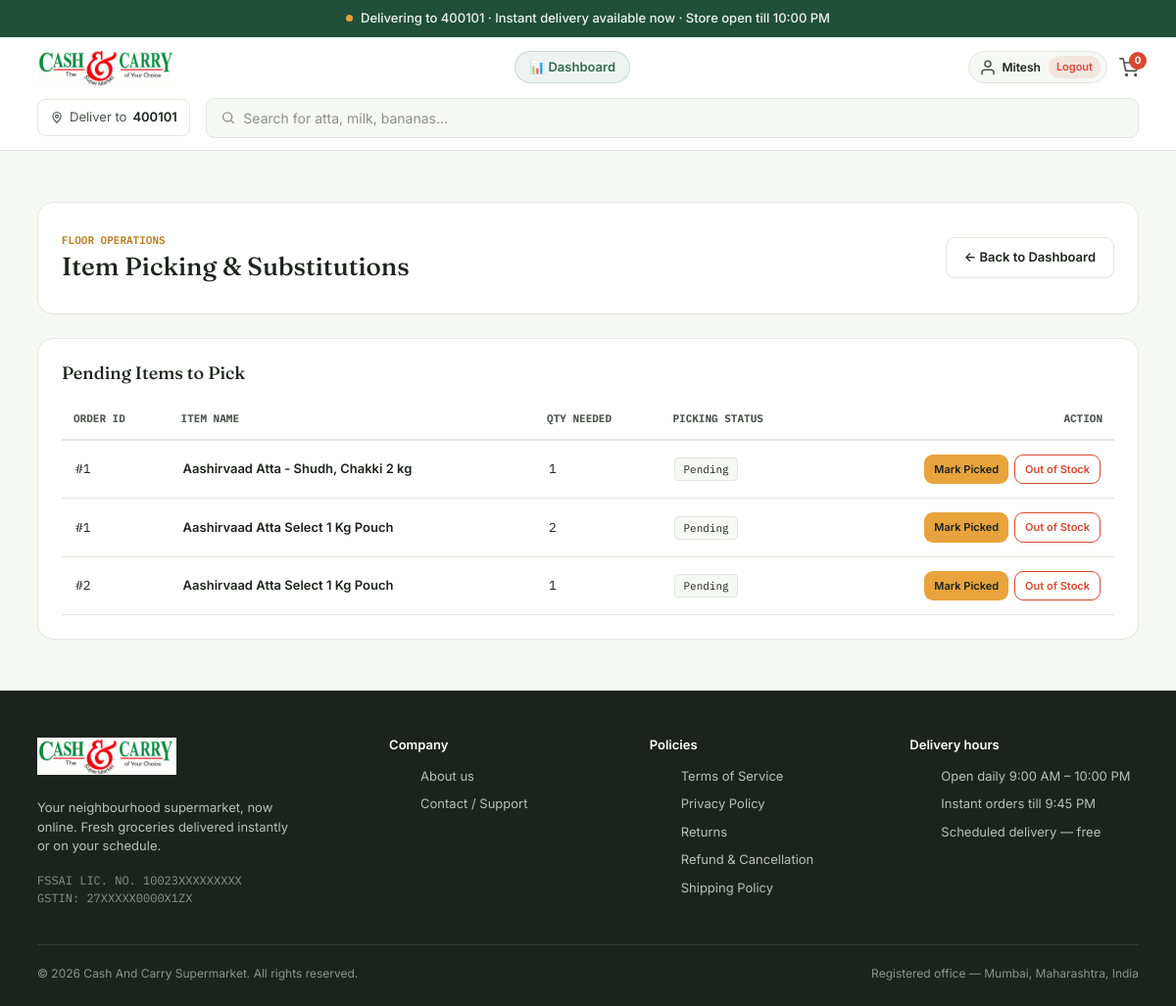
The page /manage/item-picking/ (signed in) on the database its author committed.
### store/models.py (models this page shows, shortened)
class User(AbstractUser):
    class Role(models.TextChoices):
        CUSTOMER = "customer", "Customer"
        EMPLOYEE = "employee", "Employee"
        MANAGER = "manager", "Manager"
        ADMIN = "admin", "Admin"
    role = models.CharField(max_length=20, choices=Role.choices, default=Role.CUSTOMER)
    phone = models.CharField(max_length=20, blank=True, null=True)

class OrderItem(models.Model):
    class FulfillmentStatus(models.TextChoices):
        PENDING = "pending", "Pending"
        PICKED = "picked", "Picked"
        OUT_OF_STOCK = "out_of_stock", "Out of Stock"
        SUBSTITUTED = "substituted", "Substituted"
    order = models.ForeignKey(Order, on_delete=models.CASCADE, related_name="items")
    product = models.ForeignKey(Product, on_delete=models.PROTECT)
    quantity = models.IntegerField()
    unit_price = models.DecimalField(max_digits=10, decimal_places=2)
    total_price = models.DecimalField(max_digits=10, decimal_places=2)
    fulfillment_status = models.CharField(
        max_length=20, choices=FulfillmentStatus.choices, default=FulfillmentStatus.PENDING
    )
    substituted_product = models.ForeignKey(
        Product, on_delete=models.SET_NULL, blank=True, null=True, related_name="substituted_in_items"
    )

class Order(models.Model):
    class DeliveryMode(models.TextChoices):
        INSTANT = "instant", "Instant Delivery (30 Mins)"
    class OrderStatus(models.TextChoices):
        PENDING_ACCEPTANCE = "pending_acceptance", "Pending Acceptance"
        ACCEPTED = "accepted", "Accepted"
        REJECTED = "rejected", "Rejected"
        PREPARING = "preparing", "Preparing"
        PACKED = "packed", "Packed"
        OUT_FOR_DELIVERY = "out_for_delivery", "Out for Delivery"
        DELIVERED = "delivered", "Delivered"
        CANCELLED = "cancelled", "Cancelled"
    class PickingStatus(models.TextChoices):
        UNPICKED = "unpicked", "Unpicked"
        PICKING = "picking", "Picking"
        PICKED = "picked", "Picked"
        PACKED = "packed", "Packed"
        OUT_FOR_DELIVERY = "out_for_delivery", "Out for Delivery"
        DELIVERED = "delivered", "Delivered"
    class PaymentStatus(models.TextChoices):
        PENDING = "pending", "Pending"
        PAID = "paid", "Paid"
        FAILED = "failed", "Failed"
        REFUNDED = "refunded", "Refunded"
        PARTIALLY_REFUNDED = "partially_refunded", "Partially Refunded"
    class PaymentMethod(models.TextChoices):
        COD = "COD", "Cash on Delivery"
        UPI = "UPI", "UPI / Online"
    user = models.ForeignKey(User, on_delete=models.PROTECT, related_name="orders")
    address = models.ForeignKey(Address, on_delete=models.PROTECT, related_name="orders")
    delivery_mode = models.CharField(
        max_length=20,
        choices=DeliveryMode.choices,
        default=DeliveryMode.INSTANT
    )
    payment_method = models.CharField(
        max_length=20,
        choices=PaymentMethod.choices,
        default=PaymentMethod.COD
    )
    scheduled_slot_start = models.DateTimeField(blank=True, null=True)
    scheduled_slot_end = models.DateTimeField(blank=True, null=True)
    delivery_fee = models.DecimalField(max_digits=10, decimal_places=2, default=0)
    subtotal = models.DecimalField(max_digits=10, decimal_places=2)
    discount = models.DecimalField(max_digits=10, decimal_places=2, default=0)
    total_amount = models.DecimalField(max_digits=10, decimal_places=2)
    payment_status = models.CharField(max_length=20, choices=PaymentStatus.choices, default=PaymentStatus.PENDING)
    order_status = models.CharField(
        max_length=25, choices=OrderStatus.choices, default=OrderStatus.PENDING_ACCEPTANCE
    )
    rejection_reason = models.CharField(max_length=255, blank=True, null=True)
    accepted_by = models.ForeignKey(
        User, on_delete=models.SET_NULL, blank=True, null=True, related_name="accepted_orders"
    )
    accepted_at = models.DateTimeField(blank=True, null=True)
    picking_status = models.CharField(
        max_length=20, choices=PickingStatus.choices, default=PickingStatus.UNPICKED
    )
    delivery_instructions = models.CharField(max_length=255, blank=True, null=True)
    created_at = models.DateTimeField(auto_now_add=True)

class Product(models.Model):
    category = models.ForeignKey(Category, on_delete=models.PROTECT, related_name="products")
    name = models.CharField(max_length=255)
    brand = models.CharField(max_length=100, blank=True, null=True)
    unit = models.CharField(max_length=50)  # e.g., '500g', '1 L', '1 Pack'
    price = models.DecimalField(max_digits=10, decimal_places=2)
    discounted_price = models.DecimalField(max_digits=10, decimal_places=2, blank=True, null=True)
    image = models.ImageField(upload_to='products/', blank=True, null=True)  # Local File Upload
    image_url = models.URLField(blank=True, null=True)                      # External URL
    description = models.TextField(blank=True, null=True)
    dietary_tags = models.JSONField(default=list, blank=True)

### store/views.py (the view, shortened to what this page needs)
# urls.py: path('manage/item-picking/', views.item_picking, name='item_picking'),
@login_required
def item_picking(request):
    if request.user.role not in ['employee', 'manager', 'admin', 'owner'] and not request.user.is_superuser:
        raise PermissionDenied
    order_items = OrderItem.objects.select_related('order', 'product').filter(fulfillment_status='pending')[:30]
    return render(request, 'item_picking.html', {'order_items': order_items})

### templates/item_picking.html (shortened to what this page needs)
{% extends 'base.html' %}
{% block content %}
<section class="section">
  <div class="wrap">
    <div style="background: var(--white); border: 1px solid var(--line); border-radius: 16px; padding: 24px; margin-bottom: 24px; display: flex; justify-content: space-between; align-items: center;">
      <div>
        <span class="mono" style="font-size: 11px; color: var(--turmeric-dark); font-weight: 600; text-transform: uppercase;">Floor Operations</span>
        <h1 class="display" style="font-size: 26px; color: var(--charcoal); margin-top: 2px;">Item Picking & Substitutions</h1>
      </div>
      <a href="{% url 'dashboard' %}" class="btn btn-secondary" style="font-size: 13px;">← Back to Dashboard</a>
    </div>
    <div style="background: var(--white); border: 1px solid var(--line); border-radius: 16px; padding: 24px;">
      <h2 class="display" style="font-size: 18px; margin-bottom: 16px;">Pending Items to Pick</h2>
      <table style="width: 100%; border-collapse: collapse; text-align: left; font-size: 13px;">
        <thead>
          <tr style="border-bottom: 2px solid var(--line); color: var(--charcoal-soft); text-transform: uppercase; font-size: 11px;" class="mono">
            <th style="padding: 12px;">Order ID</th>
            <th style="padding: 12px;">Item Name</th>
            <th style="padding: 12px;">Qty Needed</th>
            <th style="padding: 12px;">Picking Status</th>
            <th style="padding: 12px; text-align: right;">Action</th>
          </tr>
        </thead>
        <tbody>
          {% for item in order_items %}
          <tr style="border-bottom: 1px solid var(--line);">
            <td style="padding: 14px;" class="mono font-bold">#{{ item.order.id }}</td>
            <td style="padding: 14px; font-weight: 600;">{{ item.product.name }}</td>
            <td style="padding: 14px;" class="mono">{{ item.quantity }}</td>
            <td style="padding: 14px;">
              <span class="mono" style="font-size: 11px; background: var(--mist); border: 1px solid var(--line); padding: 4px 8px; border-radius: 4px;">
                {{ item.get_fulfillment_status_display }}
              </span>
            </td>
            <td style="padding: 14px; text-align: right;">
              <form method="post" style="display: inline-flex; gap: 6px;">
                <button type="submit" name="action" value="picked" class="btn btn-primary" style="padding: 6px 10px; font-size: 11px;">Mark Picked</button>
                <button type="submit" name="action" value="out_of_stock" class="btn btn-secondary" style="border-color: var(--chili); color: var(--chili); padding: 6px 10px; font-size: 11px;">Out of Stock</button>
              </form>
            </td>
          </tr>
          {% endfor %}
        </tbody>
      </table>
    </div>
  </div>
</section>
{% endblock %}

### templates/base.html (shortened to what this page needs)
{% load static %}
<!DOCTYPE html>
<html lang="en">
<head>
<link href="https://cdn.jsdelivr.net/npm/bootstrap@5.3.8/dist/css/bootstrap.min.css" rel="stylesheet">
</head>
<body>
  <div class="status-banner">
    <div class="wrap">
      <span class="status-dot"></span>
      Delivering to 400101 · Instant delivery available now · Store open till 10:00 PM
    </div>
  </div>
  <header>
    <div class="wrap header-container">
      <div class="header-top-row">
        <a class="navbar-brand d-flex align-items-center gap-2" href="{% url 'home' %}">
            <img src="{% static 'images/logo.png' %}" alt="CnC Supermarket" height="38" class="d-inline-block align-text-top">
        </a>
        <div class="header-center">
          {% if user.is_authenticated %}
            {% if user.role != 'customer' or user.is_staff or user.is_superuser %}
              <a href="{% url 'dashboard' %}" class="dashboard-link" title="Store Operations Dashboard">
                📊 Dashboard
              </a>
            {% endif %}
          {% endif %}
        </div>
        <div class="header-actions">
          {% if user.is_authenticated %}
            <div class="user-badge-pill">
              <a href="{% url 'profile' %}" class="icon-btn" title="{{ user.username }}'s Profile" aria-label="Profile">
                <svg width="18" height="18" viewBox="0 0 24 24" fill="none" stroke="currentColor" stroke-width="2" stroke-linecap="round" stroke-linejoin="round">
                  <path d="M20 21v-2a4 4 0 0 0-4-4H8a4 4 0 0 0-4 4v2"/>
                  <circle cx="12" cy="7" r="4"/>
                </svg>
                <span style="font-size: 12px; font-weight: 600; color: var(--charcoal);">{{ user.first_name|default:user.username }}</span>
              </a>
              <a href="{% url 'logout' %}" class="logout-btn-mini" title="Sign Out">
                Logout
              </a>
            </div>
          {% else %}
            <a href="{% url 'login' %}" class="btn btn-secondary" style="padding: 6px 12px; font-size: 12px;">Log In</a>
            <a href="{% url 'register' %}" class="btn btn-primary" style="padding: 6px 12px; font-size: 12px;">Register</a>
          {% endif %}
          <a href="{% url 'cart' %}" class="icon-btn" title="Shopping Cart" aria-label="Cart">
            <svg width="20" height="20" viewBox="0 0 24 24" fill="none" stroke="currentColor" stroke-width="2" stroke-linecap="round" stroke-linejoin="round">
              <circle cx="9" cy="21" r="1"/>
              <circle cx="20" cy="21" r="1"/>
              <path d="M1 1h4l2.68 13.39a2 2 0 0 0 2 1.61h9.72a2 2 0 0 0 2-1.61L23 6H6"/>
            </svg>
            <span id="cart-count" class="cart-count">
              {% if request.session.cart %}
                {{ request.session.cart.values|length }}
              {% else %}
                0
              {% endif %}
            </span>
          </a>
        </div>
      </div>
      <div class="header-bottom-row">
        <div class="location-pill">
          <svg width="14" height="14" viewBox="0 0 24 24" fill="none" stroke="currentColor" stroke-width="2"><path d="M12 21s-7-6.5-7-11a7 7 0 0 1 14 0c0 4.5-7 11-7 11z"/><circle cx="12" cy="10" r="2.5"/></svg>
          Deliver to <strong>400101</strong>
        </div>
        <div class="search-bar">
          <svg width="16" height="16" viewBox="0 0 24 24" fill="none" stroke="#8A9188" stroke-width="2"><circle cx="11" cy="11" r="7"/><path d="M21 21l-4.35-4.35"/></svg>
          <input type="text" placeholder="Search for atta, milk, bananas...">
        </div>
      </div>
    </div>
  </header>
  {% block content %}{% endblock %}
  <footer>
    <div class="wrap">
      <div class="footer-grid">
        <div>
          <a class="navbar-brand d-flex align-items-center gap-2" href="{% url 'home' %}">
            <img src="{% static 'images/logo.png' %}" alt="CnC Supermarket" height="38" class="d-inline-block align-text-top">
          </a>
          <br>
          <p class="footer-desc">Your neighbourhood supermarket, now online. Fresh groceries delivered instantly or on your schedule.</p>
          <div class="legal-line">FSSAI LIC. NO. 10023XXXXXXXXX</div>
          <div class="legal-line">GSTIN: 27XXXXX0000X1ZX</div>
        </div>
        <div>
          <h4>Company</h4>
          <ul>
            <li><a href="{% url 'about' %}">About us</a></li>
            <li><a href="{% url 'contact' %}">Contact / Support</a></li>
          </ul>
        </div>
        <div>
          <h4>Policies</h4>
          <ul>
            <li><a href="{% url 'terms' %}">Terms of Service</a></li>
            <li><a href="{% url 'privacy' %}">Privacy Policy</a></li>
            <li><a href="{% url 'returns' %}">Returns</a></li>
            <li><a href="{% url 'refunds_policy' %}">Refund &amp; Cancellation</a></li>
            <li><a href="{% url 'shipping_policy' %}">Shipping Policy</a></li>
          </ul>
        </div>
        <div>
          <h4>Delivery hours</h4>
          <ul>
            <li>Open daily 9:00 AM – 10:00 PM</li>
            <li>Instant orders till 9:45 PM</li>
            <li>Scheduled delivery — free</li>
          </ul>
        </div>
      </div>
      <div class="footer-bottom">
        <span>© 2026 Cash And Carry Supermarket. All rights reserved.</span>
        <span>Registered office — Mumbai, Maharashtra, India</span>
      </div>
    </div>
  </footer>
</body>
</html>

### rows shown on the page
User: first_name "Mitesh"
OrderItem: order.id "1", product.name "Aashirvaad Atta - Shudh, Chakki 2 kg", quantity "1", fulfillment_status "Pending"
OrderItem: order.id "1", product.name "Aashirvaad Atta Select 1 Kg Pouch", quantity "2", fulfillment_status "Pending"
OrderItem: order.id "2", product.name "Aashirvaad Atta Select 1 Kg Pouch", quantity "1", fulfillment_status "Pending"
